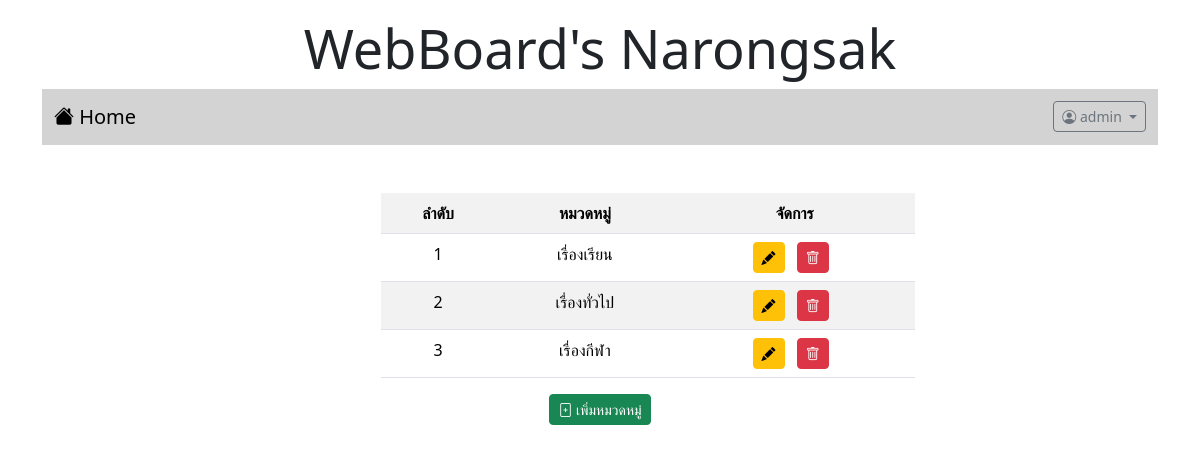
The page /category.php (signed in) on the database as committed earlier.
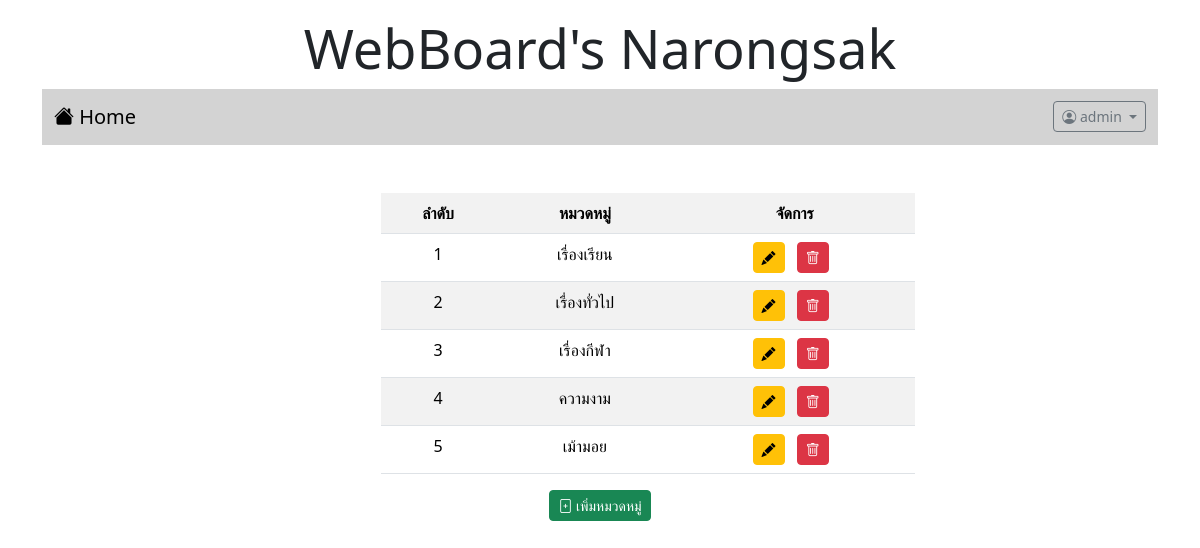
The same page on the database as committed later.
### tables this page shows
CREATE TABLE `category` (
  `id` int(11) NOT NULL,
  `name` varchar(32) NOT NULL
);

### category.php (the view, shortened to what this page needs)
<!DOCTYPE html>
<html lang="en">
<head>
    <link rel="stylesheet" href="bootstrap-5.3.2-dist/css/bootstrap.min.css">
    <link rel="stylesheet" href="https://cdn.jsdelivr.net/npm/bootstrap-icons@1.11.3/font/bootstrap-icons.min.css">
</head>
<body>
    <div class="container-lg">
        <h1 style="text-align: center;font-size: 54px;" class="mt-3">WebBoard's Narongsak</h1>
        <?php include "nav.php" ?>
        <div class="container text-center mt-4">
            <div class="row">
                <div class="col-lg-3 col-sm-2">
                </div>
                <div class="col-lg-6 col-sm-8 align-self-center ">
                    <table class="table table-striped mt-4 ms-5">
                        <tr>
                            <th>ลำดับ</th>
                            <th>หมวดหมู่</th>
                            <th>จัดการ</th>
                        </tr>
                        <?php
                        $conn = new PDO("mysql:host=localhost;dbname=webboard;charset=utf8", "root", "");
                        $sql = "SELECT * FROM category";
                        $i = 0;
                        foreach ($conn->query($sql) as $row) {
                            $i++;
                            echo "<tr class=''> <td><div>$i</div></td> <td><div>$row[name]</div></td>
                            <td class=''><div class='me-2 align-self-center d-inline' data-bs-toggle='modal' data-bs-target='#exampleModal1'><a
                            class='btn btn-warning btn-sm' onclick='' id='name' value='$row[name]'><i class='bi bi-pencil-fill'></i></a></div>
                             <div class='me-2 align-self-center d-inline'> <a href='category_delete.php?id=$row[id]'
                            class='btn btn-danger btn-sm' onclick='return myFunction()'> <i class='bi bi-trash'></i> </a> </div> </td></tr>";
                        }
                        ?>
                    </table>
                </div>
                <div class="col-lg-3 col-sm-2">
                </div>
            </div>
            <button type="button" class="btn btn-sm btn-success" data-bs-toggle="modal" data-bs-target="#exampleModal"><i class="bi bi-file-plus"></i> เพิ่มหมวดหมู่</button>
        </div>
</body>
</body>
</html>

Rows that differ between the two databases and show on the page:
added category: name "ความงาม"
added category: name "เม้ามอย"
